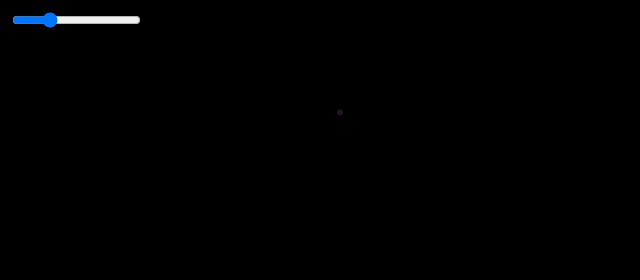
Frame 1 (no input)
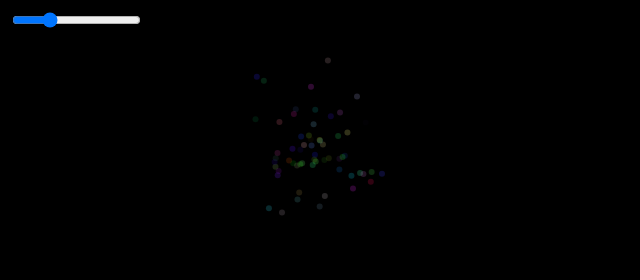
Frame 60 (no input)
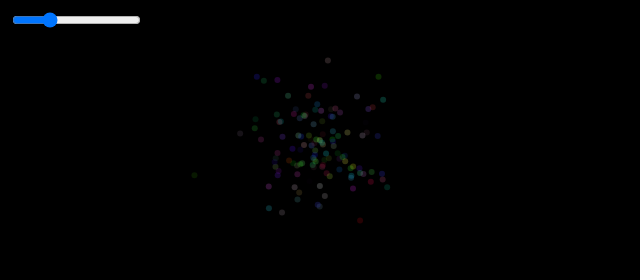
Frame 120 (the mouse pressed at the canvas centre since frame 60)

The p5.js sketch that drew these frames (run headless with seeded random() and noise() and a simulated clock; from frame 60 on, the mouse is pressed at the canvas centre):

// p5.js sketch
// ── sketch.js
/// <reference types="p5/global"/>

let slider;

function setup() {
    createCanvas(640, 280);
    background(0);
    slider = createSlider(5, 100, 30, 5);
    slider.position(10, 10);
}

function draw() {
    const x = slider.value() * randomGaussian() + 320;
    const y = slider.value() * randomGaussian() + 140;

    noStroke();
    const r = floor(random(256));
    const g = floor(random(256));
    const b = floor(random(256));
    fill(r, g, b, 50);
    circle(x, y, 6);
}
